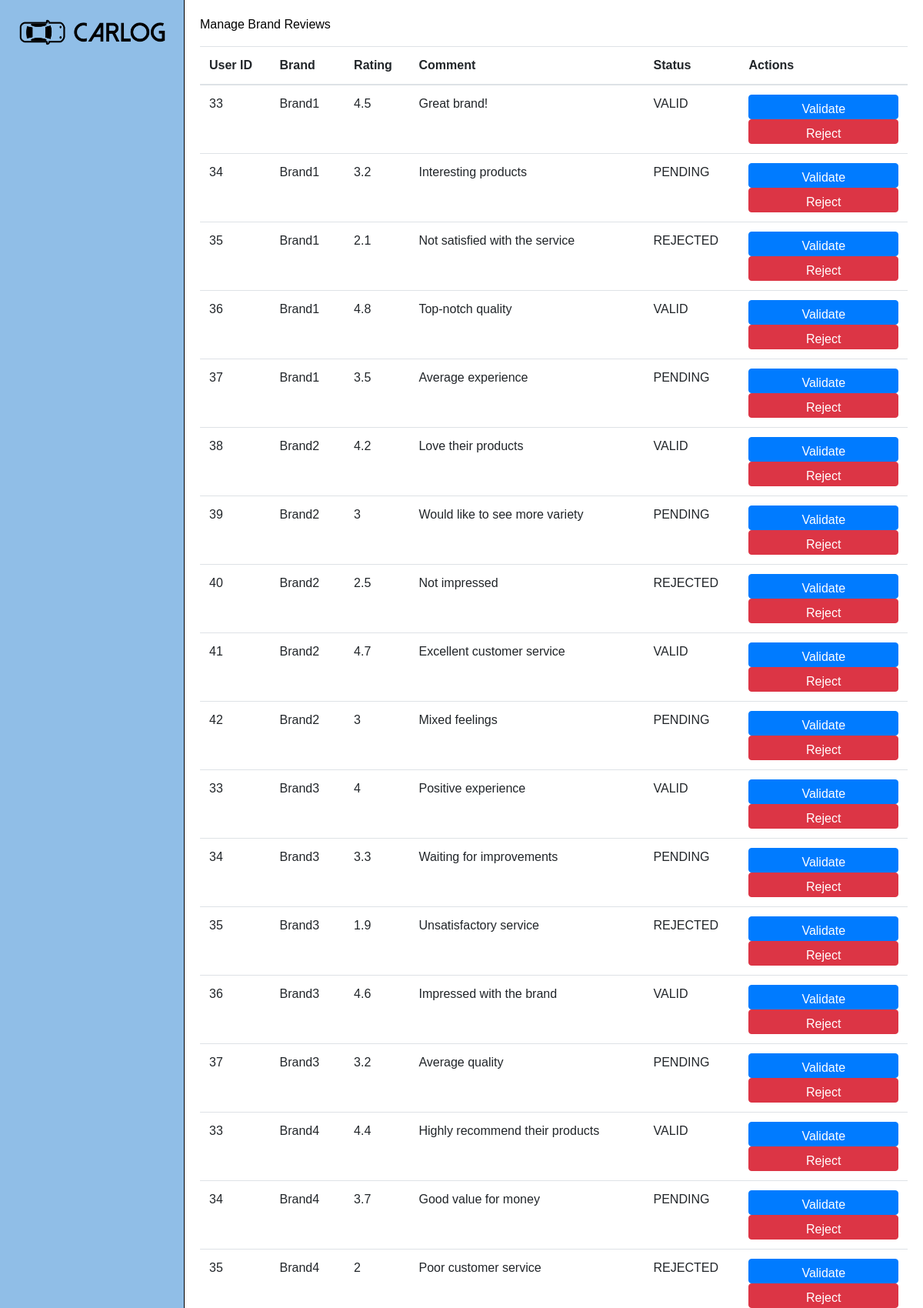
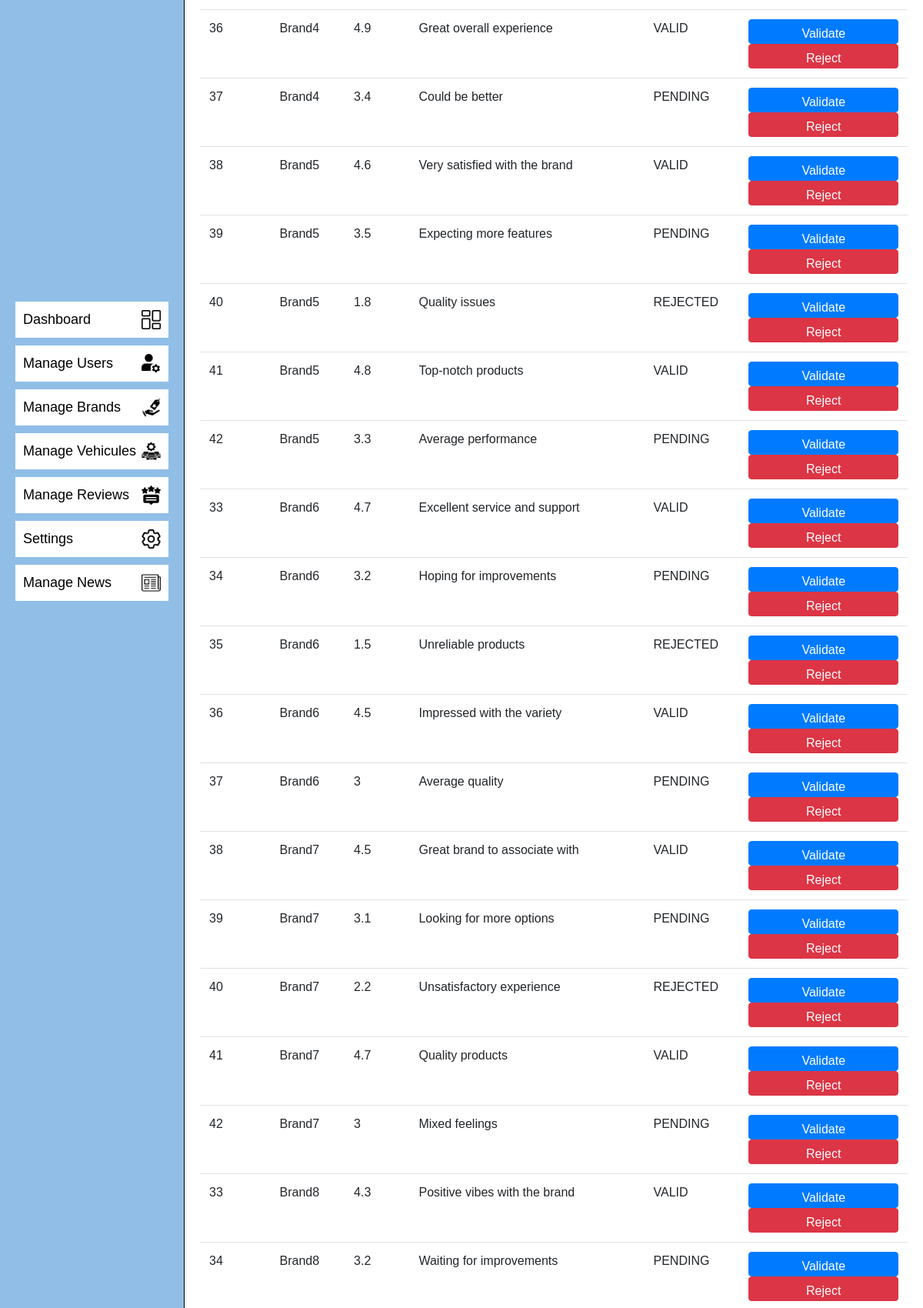
The app's page /admin/manageBrandsReviewsPage/ (signed in, upper part) with its own data (2 pictures, top to bottom).
### tables this page shows
CREATE TABLE `brandreviews` (
  `id` int(11) NOT NULL,
  `user_id` int(11) DEFAULT NULL,
  `brand_id` int(11) DEFAULT NULL,
  `status` enum('VALID','PENDING','REJECTED') DEFAULT NULL,
  `comment` text DEFAULT NULL,
  `rating` float DEFAULT NULL
);

CREATE TABLE `brands` (
  `id` int(11) NOT NULL,
  `name` varchar(255) DEFAULT NULL,
  `originCountry` varchar(255) DEFAULT NULL,
  `headquarter` varchar(255) DEFAULT NULL,
  `year` int(11) DEFAULT NULL,
  `brandPicture` varchar(255) DEFAULT NULL
);

### app/router.php (called while the page is built, shortened)
<?php
require_once($_SERVER['DOCUMENT_ROOT'] . "/CarLog/app/views/adminViews/manageBReviewsPage.php");
$request = rtrim($_SERVER['REQUEST_URI'], '/') . '/';
$request = strtok($request, '?');
$userRole = isset($_SESSION['USER']) ? $_SESSION['USER']['role'] : 'GUEST';
$view = null;
switch ($request) {
    case '/CarLog/admin/manageBrandsReviewsPage/':
        if ($userRole === 'ADMIN') {
            $view = new ManageBReviewsPage();
        } else {
            $view = new UnAuthorizedPage();
        }
        break;
}
$view->showPage();

### config/queries/reviewQueries.php (called while the page is built, shortened)
<?php
class ReviewQueries
{
    public static function getAllBrandReviews()
    {
        return "SELECT * FROM brandreviews";
    }
}

### app/models/brandReviewsModel.php (called while the page is built, shortened)
<?php
require_once($_SERVER['DOCUMENT_ROOT'] . '/CarLog/app/controllers/databaseController.php');
require_once($_SERVER['DOCUMENT_ROOT'] . "/CarLog/Config/queries/reviewQueries.php");
class BrandReviewsModel
{
    public function getAllBrandReviews()
    {
        $dbController = new DatabaseController();
        $database = $dbController->connect();
        $query = ReviewQueries::getAllBrandReviews();
        $brandReviews = $dbController->request($database, $query);
        return $brandReviews;
    }
}

### app/controllers/databaseController.php (called while the page is built, shortened)
<?php
require_once($_SERVER['DOCUMENT_ROOT'] . '/CarLog/app/models/databaseModel.php');
class DatabaseController
{
    public function request($database, $query, $params = [])
    {
        $databaseModel = new DatabaseModel();
        return $databaseModel->request($database, $query, $params);
    }
}

### app/models/databaseModel.php (called while the page is built, shortened)
<?php
class DatabaseModel
{
    public function request($database, $query, $params = [])
    {
        try {
            $stmt = $database->prepare($query);
            if ($stmt) {
                if (!empty($params)) {
                    $stmt->execute($params);
                } else {
                    $stmt->execute();
                }
                $result = $stmt->fetchAll(PDO::FETCH_ASSOC);
                return $result;
            } else {
                return false;
            }
        } catch (PDOException $e) {
            echo "Query execution failed: " . $e->getMessage();
            return false;
        }
    }
}

### app/controllers/brandReviewsController.php (called while the page is built, shortened)
<?php
require_once($_SERVER['DOCUMENT_ROOT'] . '/CarLog/app/models/brandReviewsModel.php');
class BrandReviewsController
{
    public function getAllBrandReviews()
    {
        $brandReviewModel = new BrandReviewsModel();
        $brandReviews = $brandReviewModel->getAllBrandReviews();
        return $brandReviews;
    }
}

### config/queries/brandQueries.php (called while the page is built, shortened)
<?php
class BrandQueries
{
    public static function getBrandById()
    {
        return "SELECT * FROM brands WHERE id = ?";
    }
}

### app/models/brandModel.php (called while the page is built, shortened)
<?php
require_once($_SERVER['DOCUMENT_ROOT'] . '/CarLog/app/controllers/databaseController.php');
require_once($_SERVER['DOCUMENT_ROOT'] . "/CarLog/Config/queries/brandQueries.php");
class BrandModel
{
    public function getBrandById($brandId)
    {
        $dbController = new DatabaseController();
        $database = $dbController->connect();
        $query = BrandQueries::getBrandById();
        $params = [$brandId];
        $brand = $dbController->request($database, $query, $params);
        return $brand[0];
    }
}

### app/controllers/brandController.php (called while the page is built, shortened)
<?php
require_once($_SERVER['DOCUMENT_ROOT'] . '/CarLog/app/models/brandModel.php');
class BrandController
{
    public function getBrandById($brandId)
    {
        $brandModel = new BrandModel();
        return $brandModel->getBrandById($brandId);
    }
}

### app/views/adminViews/manageBReviewsPage.php (the view, shortened to what this page needs)
<?php
require_once($_SERVER['DOCUMENT_ROOT'] . "/CarLog/app/views/sharedViews/sharedViews.php");
class ManageBReviewsPage
{
    public function showPage()
    {
        ?>
        <div class="page">
            <p>Manage Brand Reviews</p>
            <?php
            $this->showBrandReviewsTable();
            ?>
        </div>
        <?php
    }
    public function showBrandReviewsTable()
    {
        $brandReviewsController = new BrandReviewsController();
        $reviews = $brandReviewsController->getAllBrandReviews();
        $brandConroller = new BrandController();
        ?>
        <table class="table">
            <thead>
                <tr>
                    <th>User ID</th>
                    <th>Brand</th>
                    <th>Rating</th>
                    <th>Comment</th>
                    <th>Status</th>
                    <th>Actions</th>
                </tr>
            </thead>
            <tbody>
                <?php foreach ($reviews as $review) { ?>
                    <tr>
                        <td>
                            <?php echo $review['user_id']; ?>
                        </td>
                        <td>
                            <?php
                            $brand = $brandConroller->getBrandById($review['brand_id']);
                            echo $brand['name'];
                            ?>
                        </td>
                        <td>
                            <?php echo $review['rating']; ?>
                        </td>
                        <td>
                            <?php echo $review['comment']; ?>
                        </td>
                        <td>
                            <?php echo $review['status']; ?>
                        </td>
                        <td>
                            <button class="btn btn-primary"
                                onclick="validateBrandReview(<?php echo $review['id'] ?>)">Validate</button>
                            <button class="btn btn-danger" onclick="rejectBrandReview(<?php echo $review['id'] ?>)">Reject</button>
                        </td>
                    </tr>
                <?php } ?>
            </tbody>
        </table>
        <?php
    }
}

### public/styles/styles.css (style rules this page uses)
body { width: 100%; height: 100vh; margin: 0; padding: 0; font-family: 'Poppins', sans-serif; font-size: 16px; font-weight: 400; line-height: 1.5; color: #000000; background-color: #ffffff; -webkit-font-smoothing: antialiased; -moz-osx-font-smoothing: grayscale; overflow-x: hidden; display: flex; flex-direction: column; }
button { width: 100%; display: inline-block; outline: 0; text-align: center; cursor: pointer; padding: 0px 16px; border-radius: 2px; min-width: 80px; height: 32px; background-color: rgb(0, 120, 212); color: rgb(255, 255, 255); font-size: 14px; font-weight: 400; box-sizing: border-box; border: 1px solid rgb(0, 120, 212); }
.page { margin-left: 20%; padding: 20px; box-sizing: border-box; }

### records on screen
brandreviews: user "33", brand.name "Brand1", rating "4.5", comment "Great brand!", status "VALID"
brandreviews: user "34", brand.name "Brand1", rating "3.2", comment "Interesting products", status "PENDING"
brandreviews: user "35", brand.name "Brand1", rating "2.1", comment "Not satisfied with the service", status "REJECTED"
brandreviews: user "36", brand.name "Brand1", rating "4.8", comment "Top-notch quality", status "VALID"
brandreviews: user "37", brand.name "Brand1", rating "3.5", comment "Average experience", status "PENDING"
brandreviews: user "38", brand.name "Brand2", rating "4.2", comment "Love their products", status "VALID"
brandreviews: user "39", brand.name "Brand2", rating "3", comment "Would like to see more variety", status "PENDING"
brandreviews: user "40", brand.name "Brand2", rating "2.5", comment "Not impressed", status "REJECTED"
brandreviews: user "41", brand.name "Brand2", rating "4.7", comment "Excellent customer service", status "VALID"
brandreviews: user "42", brand.name "Brand2", rating "3", comment "Mixed feelings", status "PENDING"
brandreviews: user "33", brand.name "Brand3", rating "4", comment "Positive experience", status "VALID"
brandreviews: user "34", brand.name "Brand3", rating "3.3", comment "Waiting for improvements", status "PENDING"
brandreviews: user "35", brand.name "Brand3", rating "1.9", comment "Unsatisfactory service", status "REJECTED"
brandreviews: user "36", brand.name "Brand3", rating "4.6", comment "Impressed with the brand", status "VALID"
brandreviews: user "37", brand.name "Brand3", rating "3.2", comment "Average quality", status "PENDING"
brandreviews: user "33", brand.name "Brand4", rating "4.4", comment "Highly recommend their products", status "VALID"
brandreviews: user "34", brand.name "Brand4", rating "3.7", comment "Good value for money", status "PENDING"
brandreviews: user "35", brand.name "Brand4", rating "2", comment "Poor customer service", status "REJECTED"
brandreviews: user "36", brand.name "Brand4", rating "4.9", comment "Great overall experience", status "VALID"
brandreviews: user "37", brand.name "Brand4", rating "3.4", comment "Could be better", status "PENDING"
brandreviews: user "38", brand.name "Brand5", rating "4.6", comment "Very satisfied with the brand", status "VALID"
brandreviews: user "39", brand.name "Brand5", rating "3.5", comment "Expecting more features", status "PENDING"
brandreviews: user "40", brand.name "Brand5", rating "1.8", comment "Quality issues", status "REJECTED"
brandreviews: user "41", brand.name "Brand5", rating "4.8", comment "Top-notch products", status "VALID"
brandreviews: user "42", brand.name "Brand5", rating "3.3", comment "Average performance", status "PENDING"
brandreviews: user "33", brand.name "Brand6", rating "4.7", comment "Excellent service and support", status "VALID"
brandreviews: user "34", brand.name "Brand6", rating "3.2", comment "Hoping for improvements", status "PENDING"
brandreviews: user "35", brand.name "Brand6", rating "1.5", comment "Unreliable products", status "REJECTED"
brandreviews: user "36", brand.name "Brand6", rating "4.5", comment "Impressed with the variety", status "VALID"
brandreviews: user "37", brand.name "Brand6", rating "3", comment "Average quality", status "PENDING"
brandreviews: user "38", brand.name "Brand7", rating "4.5", comment "Great brand to associate with", status "VALID"
brandreviews: user "39", brand.name "Brand7", rating "3.1", comment "Looking for more options", status "PENDING"
brandreviews: user "40", brand.name "Brand7", rating "2.2", comment "Unsatisfactory experience", status "REJECTED"
brandreviews: user "41", brand.name "Brand7", rating "4.7", comment "Quality products", status "VALID"
brandreviews: user "42", brand.name "Brand7", rating "3", comment "Mixed feelings", status "PENDING"
brandreviews: user "33", brand.name "Brand8", rating "4.3", comment "Positive vibes with the brand", status "VALID"
brandreviews: user "34", brand.name "Brand8", rating "3.2", comment "Waiting for improvements", status "PENDING"
